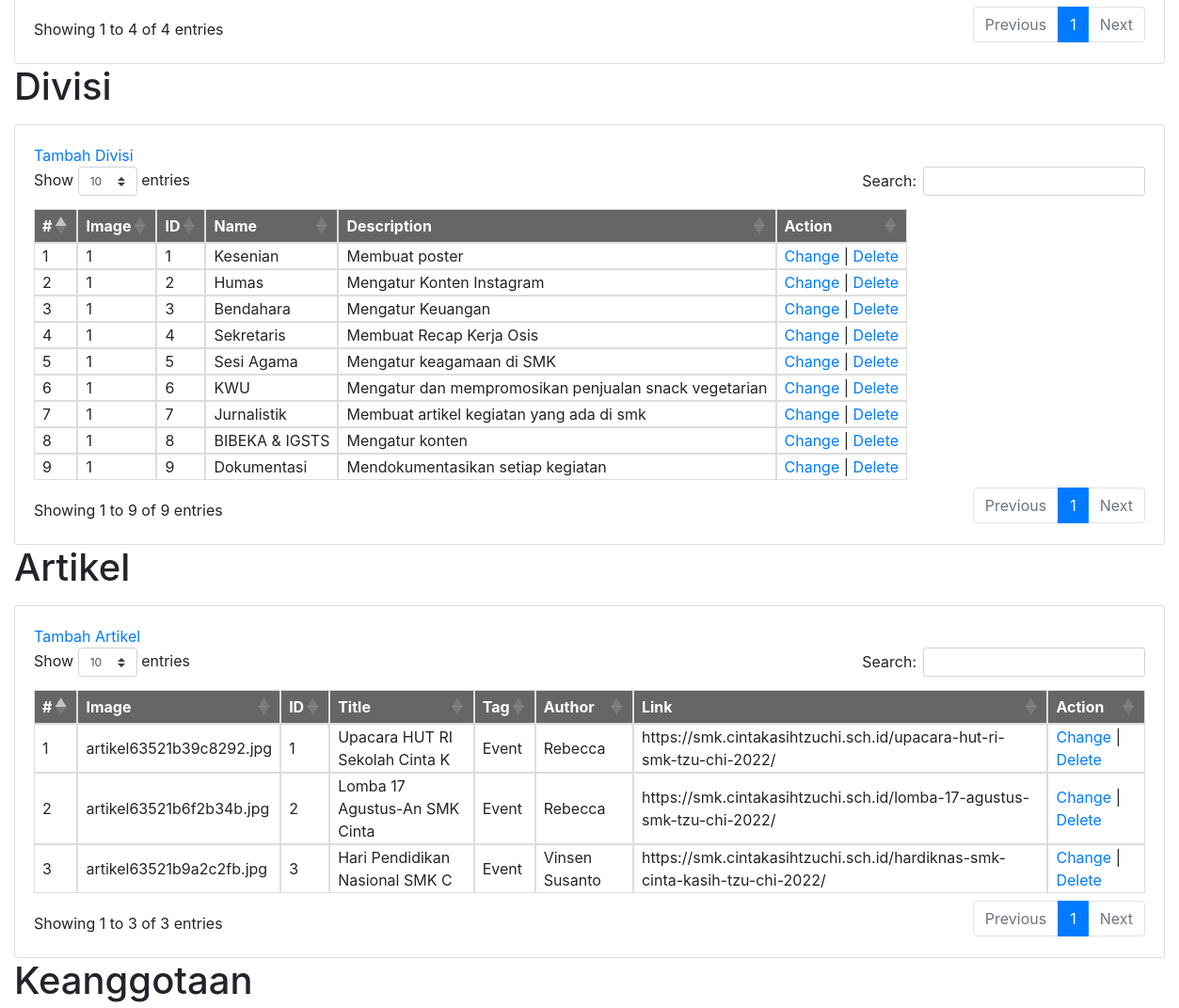
The app's page /bersamabangunosis/admin/index.php (signed in, middle part), older data.
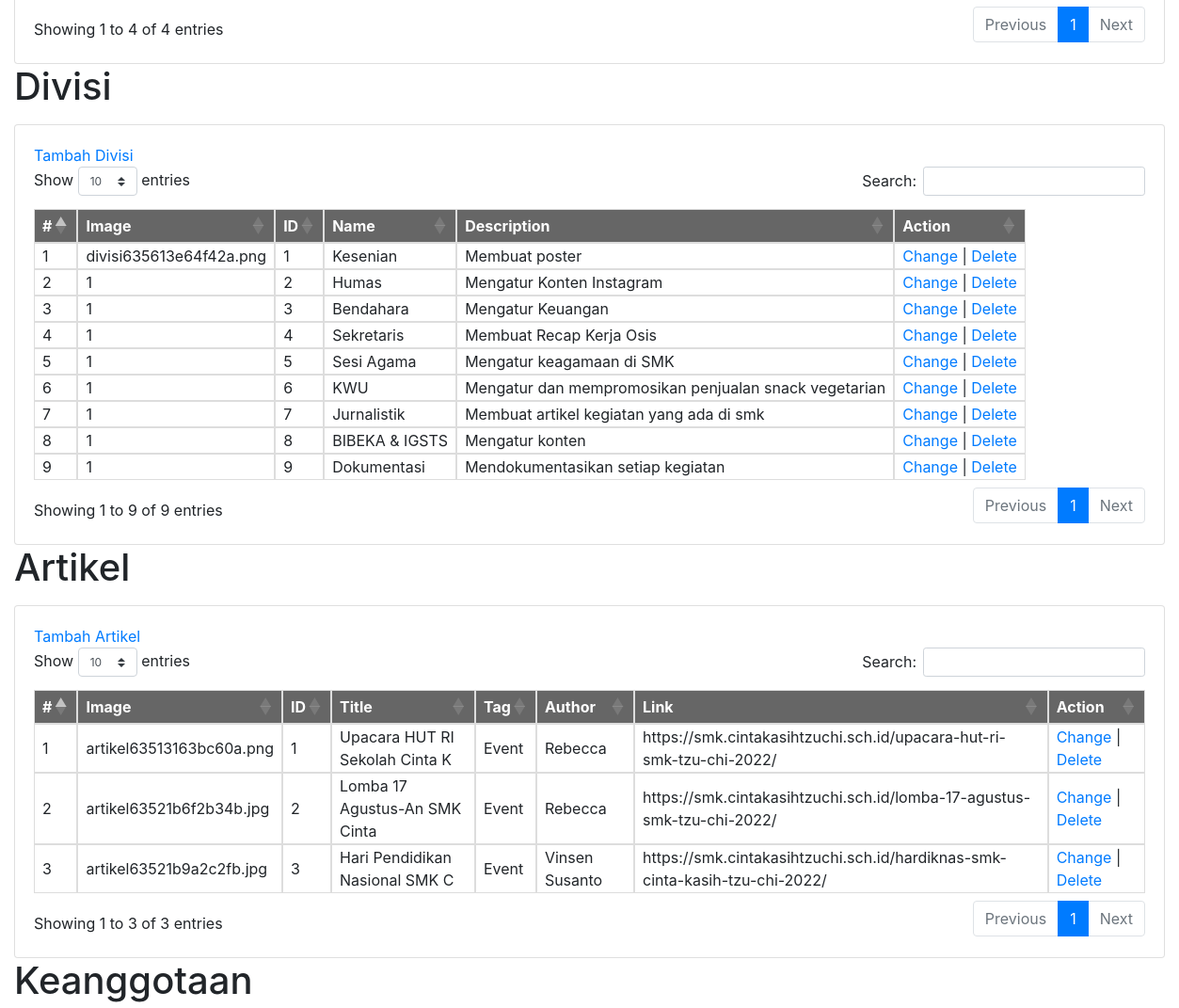
The same page, newer data.
### tables this page shows
CREATE TABLE `divisi` (
  `id` int(11) NOT NULL,
  `name` varchar(50) NOT NULL,
  `shortdesc` varchar(100) NOT NULL,
  `image` varchar(255) NOT NULL
);

CREATE TABLE `artikel` (
  `id` int(11) NOT NULL,
  `title` varchar(65) NOT NULL,
  `tag` varchar(50) NOT NULL,
  `author` varchar(50) NOT NULL,
  `link` varchar(100) NOT NULL,
  `image` varchar(100) NOT NULL
);

### bersamabangunosis/admin/functions.php (called while the page is built, shortened)
<?php
$conn = mysqli_connect("localhost","root","","oska");
function query($query){
    global $conn;
    $result = mysqli_query($conn,$query);
    $rows=[];
    while ($row= mysqli_fetch_assoc($result)){
        $rows[]=$row;
    }
    return $rows;
}
?>

### bersamabangunosis/admin/index.php (the view, shortened to what this page needs)
<?php
require 'functions.php';
?>
<!DOCTYPE html>
<html lang="en">
<head>
    <link rel="stylesheet" href="https://cdnjs.cloudflare.com/ajax/libs/twitter-bootstrap/4.1.3/css/bootstrap.css" />
    <link rel="stylesheet" href="https://cdn.datatables.net/1.10.19/css/dataTables.bootstrap4.min.css" />
</head>
<body>
<div class="wrapper">
    <section class="content">
      <div class="container-fluid">
        <div class="row">
          <div class="col-12">
            <div class="card">
              <div class="card-body">
                </div>
            </div>
          </div>
        </div>
      </div>
    </section>
    <section class="content-header">
      <div class="container-fluid">
        <div class="row mb-2">
          <div class="col-sm-6">
            <h1>Divisi</h1>
          </div>
        </div>
      </div>
    </section>
    <section class="content">
      <div class="container-fluid">
        <div class="row">
          <div class="col-12">
            <div class="card">
              <div class="card-body">
              <a href="adddivisi.php">Tambah Divisi</a>
              <table id="tabel-data-three">
                    <thead>
                        <tr>
                            <th>#</th>
                            <th>Image</th>
                            <th>ID</th>
                            <th>Name</th>
                            <th>Description</th>
                            <th>Action</th>
                        </tr>
                    </thead>
                    <tbody>
                    <?php
                        $datas = query("select * from divisi");
                        $i=1;
                        foreach($datas as $data)
                        {
                            echo "<tr>
                            <td>".$i."</td>
                            <td>".$data['image']."</td>
                            <td>".$data['id']."</td>
                            <td>".$data['name']."</td>
                            <td>".$data['shortdesc']."</td>".
                            '<td>'.'<a href="editdivisi.php?id='.$data['id'].'">'.'Change </a>'.'|'.
                                  '<a href="deletedivisi.php?id='.$data['id'].'">'.' Delete</a></td>'.
                            "</tr>";
                            $i++;
                        }
                    ?>
                    </tbody>
                </table>
                </div>
            </div>
          </div>
        </div>
      </div>
    </section>
    <section class="content-header">
      <div class="container-fluid">
        <div class="row mb-2">
          <div class="col-sm-6">
            <h1>Artikel</h1>
          </div>
        </div>
      </div>
    </section>
    <section class="content">
      <div class="container-fluid">
        <div class="row">
          <div class="col-12">
            <div class="card">
              <div class="card-body">
              <a href="addnews.php">Tambah Artikel</a>
              <table id="tabel-data-five">
                    <thead>
                        <tr>
                            <th>#</th>
                            <th>Image</th>
                            <th>ID</th>
                            <th>Title</th>
                            <th>Tag</th>
                            <th>Author</th>
                            <th>Link</th>
                            <th>Action</th>
                        </tr>
                    </thead>
                    <tbody>
                    <?php
                        $datas = query("select * from artikel");
                        $i=1;
                        foreach($datas as $data)
                        {
                            echo "<tr>
                            <td>".$i."</td>
                            <td>".$data['image']."</td>
                            <td>".$data['id']."</td>
                            <td>".$data['title']."</td>
                            <td>".$data['tag']."</td>
                            <td>".$data['author']."</td>
                            <td>".$data['link']."</td>".
                            '<td>'.'<a href="editnews.php?id='.$data['id'].'">'.'Change </a>'.'|'.
                                  '<a href="deleteartikel.php?id='.$data['id'].'">'.' Delete</a></td>'.
                            "</tr>";
                            $i++;
                        }
                    ?>
                    </tbody>
                </table>
                </div>
            </div>
          </div>
        </div>
      </div>
    </section>
    <section class="content-header">
      <div class="container-fluid">
        <div class="row mb-2">
          <div class="col-sm-6">
            <h1>Keanggotaan</h1>
          </div>
        </div>
      </div>
    </section>
  </div>
</body>
</html>

Row changes from the older to the newer data that the page shows:
changed divisi "Kesenian": image "1" → "divisi635613e64f42a.png"
changed artikel "Upacara HUT RI Sekolah Cinta K": image "artikel63521b39c8292.jpg" → "artikel63513163bc60a.png"
